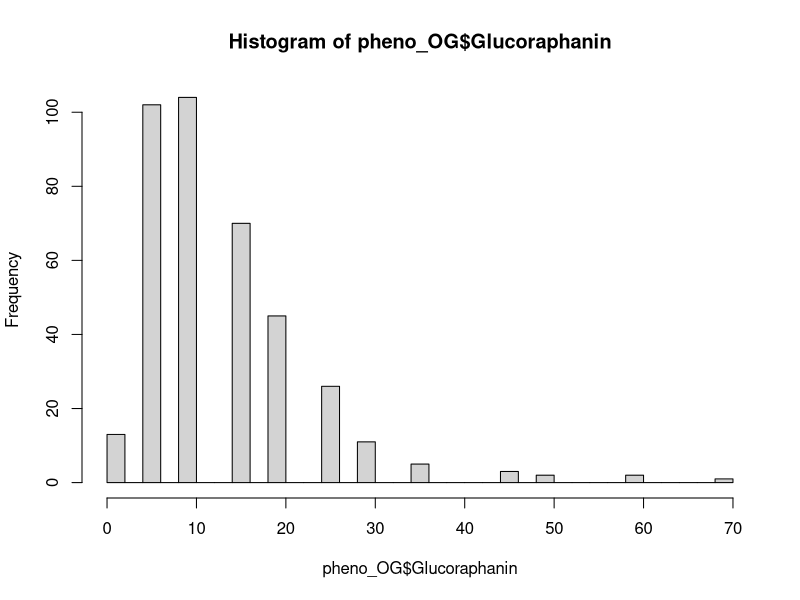
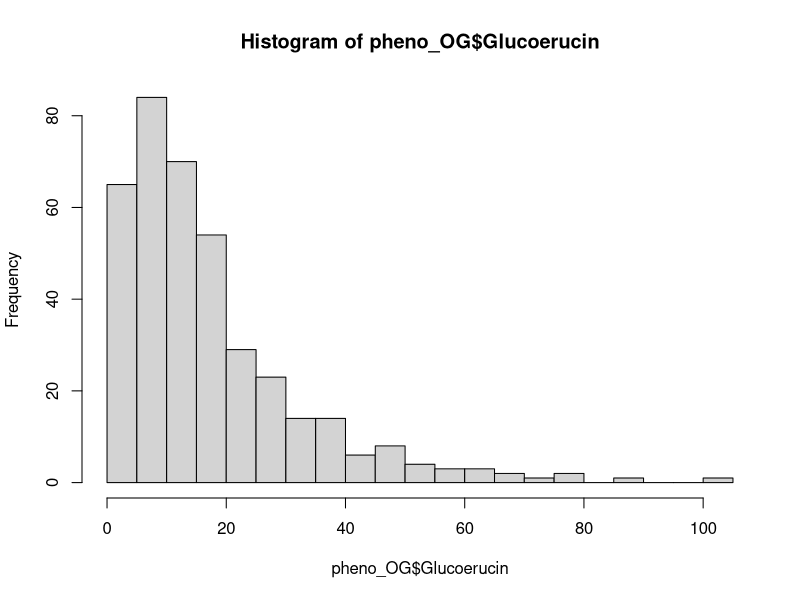
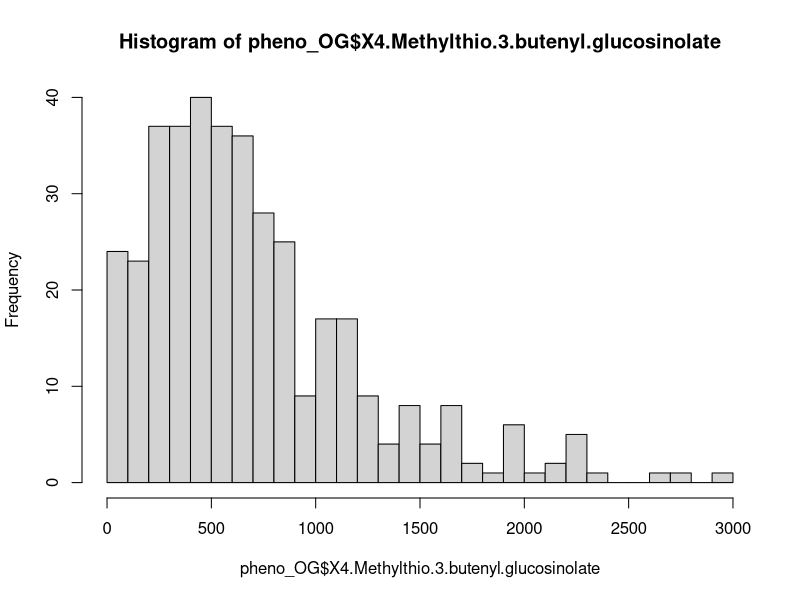
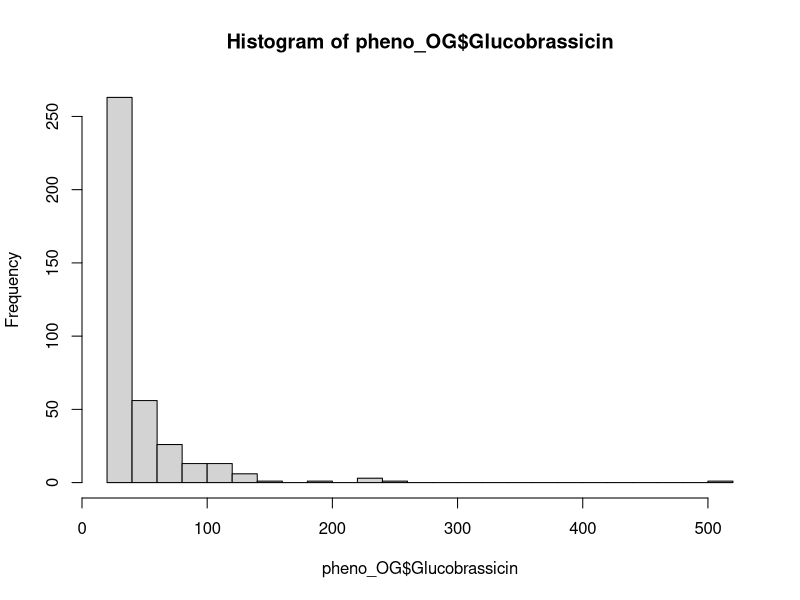
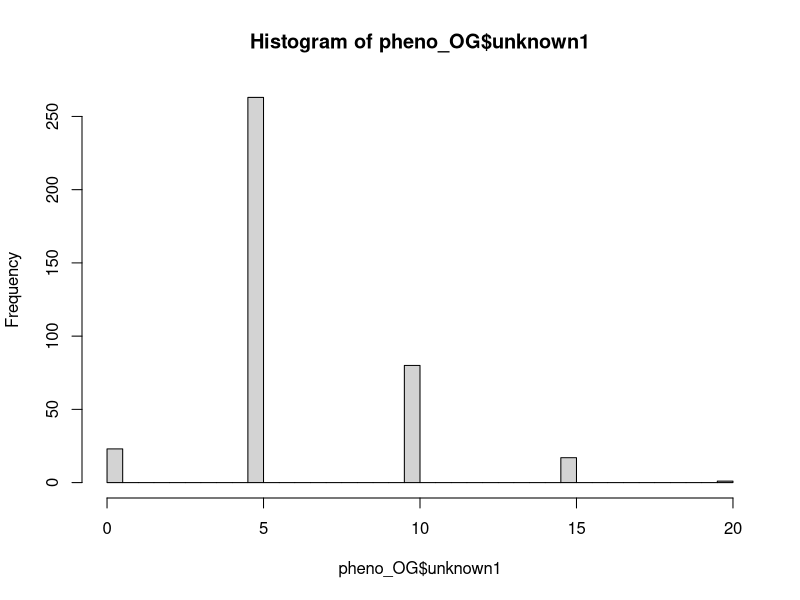
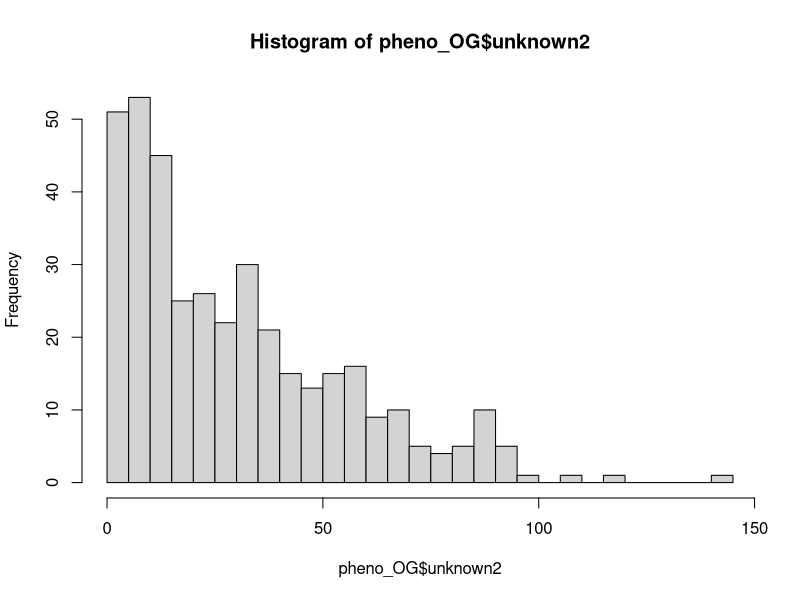
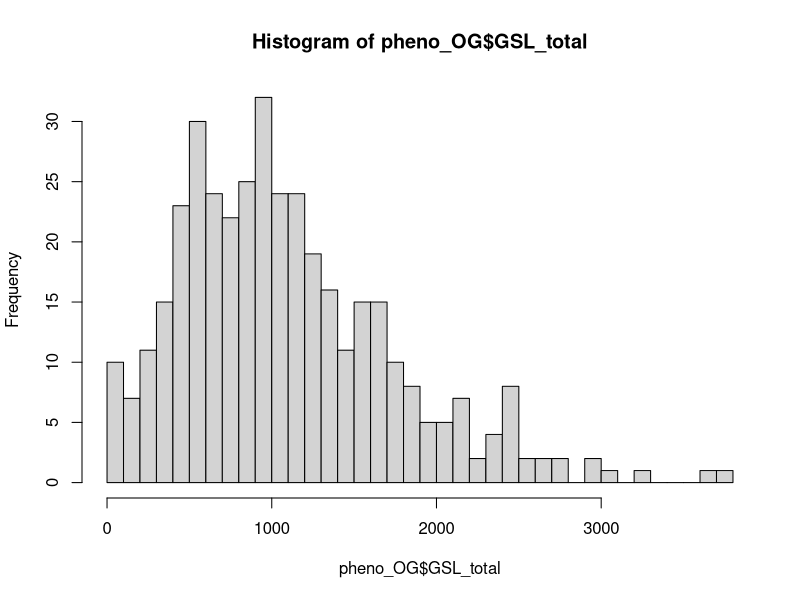
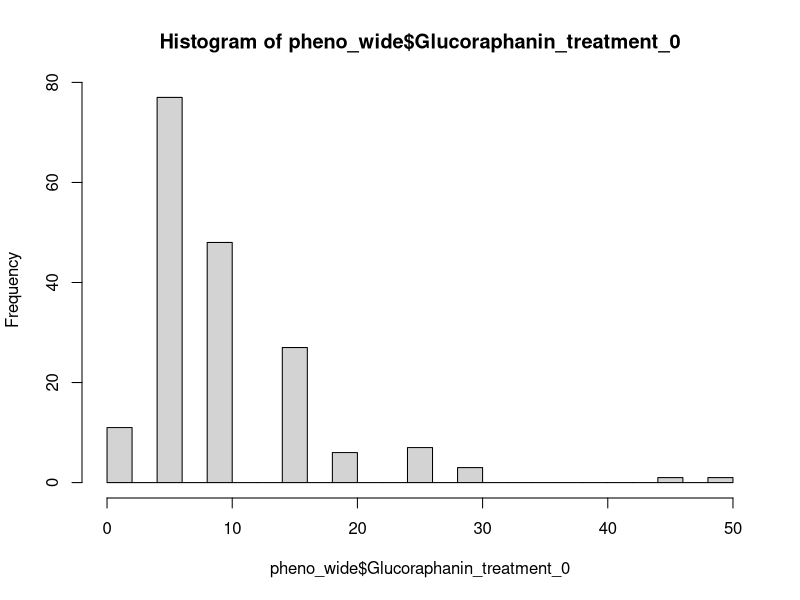

Write R code to recreate these figures, in order.
## ---- chunk 1
#| echo: false
library(tidyverse)
## ---- chunk 2
# load data
pheno_OG <- read.csv('Radish_Phenotype_Data.csv')

# remove duplicates and pivot wide
pheno_wide <- pheno_OG %>% 
  distinct() %>% 
  pivot_wider(id_cols = c(plant_ID,generation,flower_color,antho,carot), 
           names_from = treatment, 
           values_from = c(unknown1,Glucoraphanin,Glucoraphenin,unknown2,Glucoerucin,X4.Methylthio.3.butenyl.glucosinolate,Glucobrassicin,GSL_total),
names_prefix = "treatment_")
  
######OLD#######
# from when I was figuring out there are duplicates
# # get number of replicates per ID
# ID_no <- pheno %>% count(plant_ID, name = "count")
# # get number that have 3 reps
# x <- ID_no %>% filter(count == 3)
# x$plant_ID
# 
# # check for non-unique rows
# duplicates <- pheno %>%
#   group_by(across(everything())) %>% # Group by all columns
#   filter(n() > 1) %>%               # Keep rows that appear more than once
#   ungroup()                         # Ungroup to clean up the output
# 
# print(duplicates)
# unique(duplicates$plant_ID)
## ---- chunk 3
# quick plots to look at distributions across all data, treatment and not
hist(pheno_OG$Glucoraphanin, breaks=30)
hist(pheno_OG$Glucoerucin, breaks=30)
hist(pheno_OG$X4.Methylthio.3.butenyl.glucosinolate, breaks=30)
hist(pheno_OG$Glucobrassicin, breaks=30)
hist(pheno_OG$unknown1, breaks=30)
hist(pheno_OG$unknown2, breaks=30)
hist(pheno_OG$GSL_total, breaks=30)

### plots after treatment split

# Glucoraphanin
hist(pheno_wide$Glucoraphanin_treatment_0, breaks=30)
hist(pheno_wide$Glucoraphanin_treatment_1, breaks=30)
qqnorm(pheno_wide$Glucoraphanin_treatment_0)
qqline(pheno_wide$Glucoraphanin_treatment_0, col = "red")
qqnorm(pheno_wide$Glucoraphanin_treatment_1)
qqline(pheno_wide$Glucoraphanin_treatment_1, col = "red")
shapiro.test(pheno_wide$Glucoraphanin_treatment_1) # v sig not normal

#try log transformation
log_Glucoraphanin <- log10(pheno_wide$Glucoraphanin_treatment_1 +1)
hist(log_Glucoraphanin, breaks=30) 
qqnorm(log_Glucoraphanin)
qqline(log_Glucoraphanin, col = "red")
# qq plot looks about as good as I think I can hope for... shapiro still not happy
shapiro.test(log_Glucoraphanin)

# Glucoerucin
hist(pheno_wide$Glucoerucin_treatment_0, breaks=30)
hist(pheno_wide$Glucoerucin_treatment_1, breaks=30)
qqnorm(pheno_wide$Glucoerucin_treatment_0)
qqline(pheno_wide$Glucoerucin_treatment_0, col = "red")
qqnorm(pheno_wide$Glucoerucin_treatment_1)
qqline(pheno_wide$Glucoerucin_treatment_1, col = "red")
shapiro.test(pheno_wide$Glucoerucin_treatment_1) # v sig not normal
#try log transformation
log_Glucoerucin <- log10(pheno_wide$Glucoerucin_treatment_1 +1)
hist(log_Glucoerucin, breaks=30) 
qqnorm(log_Glucoerucin)
qqline(log_Glucoerucin, col = "red")
# qq plot looks about as good as I think I can hope for... shapiro still not happy, but much happier... 
shapiro.test(log_Glucoerucin)

# X4.Methylthio.3.butenyl.glucosinolate
hist(pheno_wide$X4.Methylthio.3.butenyl.glucosinolate_treatment_0, breaks=30)
hist(pheno_wide$X4.Methylthio.3.butenyl.glucosinolate_treatment_1, breaks=30)
qqnorm(pheno_wide$X4.Methylthio.3.butenyl.glucosinolate_treatment_0)
qqline(pheno_wide$X4.Methylthio.3.butenyl.glucosinolate_treatment_0, col = "red")
qqnorm(pheno_wide$X4.Methylthio.3.butenyl.glucosinolate_treatment_1)
qqline(pheno_wide$X4.Methylthio.3.butenyl.glucosinolate_treatment_1, col = "red")
shapiro.test(pheno_wide$X4.Methylthio.3.butenyl.glucosinolate_treatment_1) # v sig not normal
#try log transformation
log_X4.Methylthio.3.butenyl.glucosinolate <- log10(pheno_wide$X4.Methylthio.3.butenyl.glucosinolate_treatment_1 +1)
hist(log_X4.Methylthio.3.butenyl.glucosinolate, breaks=30) 
qqnorm(log_X4.Methylthio.3.butenyl.glucosinolate)
qqline(log_X4.Methylthio.3.butenyl.glucosinolate, col = "red")
# qq plot looks better, but bad tails; shapiro still not happy, but much happier... 
shapiro.test(log_X4.Methylthio.3.butenyl.glucosinolate)

# Glucobrassicin
hist(pheno_wide$Glucobrassicin_treatment_0, breaks=30)
hist(pheno_wide$Glucobrassicin_treatment_1, breaks=30)
qqnorm(pheno_wide$Glucobrassicin_treatment_0)
qqline(pheno_wide$Glucobrassicin_treatment_0, col = "red")
qqnorm(pheno_wide$Glucobrassicin_treatment_1)
qqline(pheno_wide$Glucobrassicin_treatment_1, col = "red")
shapiro.test(pheno_wide$Glucobrassicin_treatment_1) # v sig not normal
#try log transformation
log_Glucobrassicin <- log10(pheno_wide$Glucobrassicin_treatment_1 +1)
hist(log_Glucobrassicin, breaks=30) 
qqnorm(log_Glucobrassicin)
qqline(log_Glucobrassicin, col = "red")
# qq plot looks better, but bad tails; shapiro still not happy, but much happier... 
shapiro.test(log_Glucobrassicin)

# unknown1
hist(pheno_wide$unknown1_treatment_0, breaks=30)
hist(pheno_wide$unknown1_treatment_1, breaks=30)
qqnorm(pheno_wide$unknown1_treatment_0)
qqline(pheno_wide$unknown1_treatment_0, col = "red")
qqnorm(pheno_wide$unknown1_treatment_1)
qqline(pheno_wide$unknown1_treatment_1, col = "red")
shapiro.test(pheno_wide$unknown1_treatment_1) # v sig not normal
#try log transformation
log_unknown1 <- log10(pheno_wide$unknown1_treatment_1 +1)
hist(log_unknown1, breaks=30) 
qqnorm(log_unknown1)
qqline(log_unknown1, col = "red")
# WORSE! Very odd distribution since looks like only 5 possible values... I guess I'll leave it as is... 
shapiro.test(log_unknown1)

# unknown2
hist(pheno_wide$unknown2_treatment_0, breaks=30)
hist(pheno_wide$unknown2_treatment_1, breaks=30)
qqnorm(pheno_wide$unknown2_treatment_0)
qqline(pheno_wide$unknown2_treatment_0, col = "red")
qqnorm(pheno_wide$unknown2_treatment_1)
qqline(pheno_wide$unknown2_treatment_1, col = "red")
shapiro.test(pheno_wide$unknown2_treatment_1) # v sig not normal
#try log transformation
log_unknown2 <- log10(pheno_wide$unknown2_treatment_1 +1)
hist(log_unknown2, breaks=30) 
qqnorm(log_unknown2)
qqline(log_unknown2, col = "red")
# Worse... but might help the 0 treatment... I guess I'll leave it as is... 
shapiro.test(log_unknown2)

# GSL_total
hist(pheno_wide$GSL_total_treatment_0, breaks=30)
hist(pheno_wide$GSL_total_treatment_1, breaks=30)
qqnorm(pheno_wide$GSL_total_treatment_0)
qqline(pheno_wide$GSL_total_treatment_0, col = "red")
qqnorm(pheno_wide$GSL_total_treatment_1)
qqline(pheno_wide$GSL_total_treatment_1, col = "red")
shapiro.test(pheno_wide$GSL_total_treatment_1) # v sig not normal

# distribution notes:
# other than unknown 2, most compounds have similar distributions before and after treatment (with diff means); generally looks like induced are mostly normal, whereas non-induced is a truncated normal (can't have less than 0)
# Log transofrmation helps all EXCEPT unknown1 (only has 5 possible values), and unknown2... 
## ---- chunk 4
### log transformations of all chem other than unknowns and the total value (wont map that)
pheno_wide_log_trans <- pheno_wide %>% 
  mutate(log_Glucoraphanin_treatment_1=log10(Glucoraphanin_treatment_1),
         log_Glucoraphenin_treatment_1=log10(Glucoraphenin_treatment_1),
         log_Glucoerucin_treatment_1=log10(Glucoerucin_treatment_1),
         log_X4.Methylthio.3.butenyl.glucosinolate_treatment_1=log10(X4.Methylthio.3.butenyl.glucosinolate_treatment_1),
         log_Glucobrassicin_treatment_1=log10(Glucobrassicin_treatment_1),
         log_Glucoraphanin_treatment_0=log10(Glucoraphanin_treatment_0),
         log_Glucoraphenin_treatment_0=log10(Glucoraphenin_treatment_0),
         log_Glucoerucin_treatment_0=log10(Glucoerucin_treatment_0),
         log_X4.Methylthio.3.butenyl.glucosinolate_treatment_0=log10(X4.Methylthio.3.butenyl.glucosinolate_treatment_0),
         log_Glucobrassicin_treatment_0=log10(Glucobrassicin_treatment_0))
  
## generate phenotype data files

# select just log transf treatment and carot/antho for first pass
selected <- pheno_wide_log_trans %>% select(plant_ID,generation,antho,carot,unknown1_treatment_1,log_Glucoraphanin_treatment_1,log_Glucoraphenin_treatment_1,unknown2_treatment_1,log_Glucoerucin_treatment_1,log_X4.Methylthio.3.butenyl.glucosinolate_treatment_1,log_Glucobrassicin_treatment_1)

# generate gemma input files from each phenotype column
# identify the phenotype column names
phenotype_names <- names(selected)[!names(selected) %in%  c("plant_ID", "generation")]

# Loop through each phenotype and create a gemma input file
for (trait in phenotype_names) {
  # Create the gemma input data frame for the current trait
  gemma_data <- data.frame(
    plant_ID = selected$plant_ID,
    phenotype_value = selected[[trait]] 
  )
  # Define the output file name
  output_file <- paste0(trait, ".txt")

  # Write the gemma input file (space-separated, no header, no row names)
  write.table(gemma_data[, "phenotype_value", drop = FALSE], # drop = FALSE ensures it's a data frame
              file = output_file,
              sep = " ",
              quote = FALSE,
              row.names = FALSE,
              col.names = FALSE)

  cat("Generated GEMMA input file:", output_file, "\n") # Progress message
}

# NEXT - check ai page - remove header when printing to .txt, use spece delimiter, need to translate IDs as well, but first figure our plink error


## ---- chunk 5

